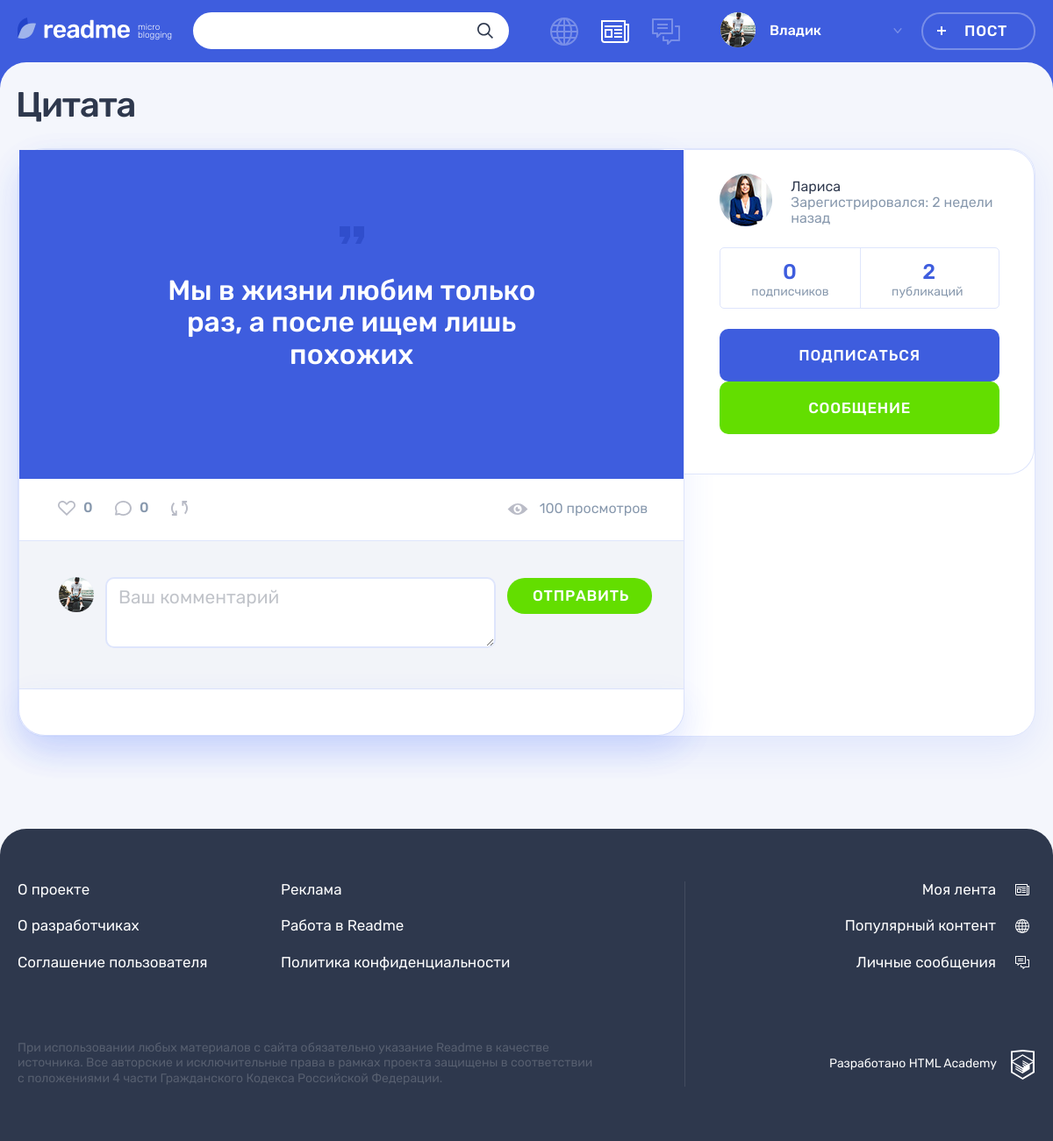
Screenshot of /post.php?id=1 (signed in) with the database file from the repository.
### tables this page shows
CREATE TABLE posts
(
    id           INT AUTO_INCREMENT PRIMARY KEY,
    creationDate TIMESTAMP DEFAULT CURRENT_TIMESTAMP,
    title        VARCHAR(128),
    content      VARCHAR(255),
    typeID       INT NOT NULL,
    authorId     INT NOT NULL,
    image        VARCHAR(255),
    video        VARCHAR(255),
    link         VARCHAR(255),
    views        INT,
    author       VARCHAR(128),
    repostCount  VARCHAR(128),
    FOREIGN KEY (authorId) REFERENCES users (id),
    FOREIGN KEY (typeId) REFERENCES content_type (id)
);

CREATE TABLE users
(
    id               INT AUTO_INCREMENT PRIMARY KEY,
    registrationDate TIMESTAMP DEFAULT CURRENT_TIMESTAMP,
    email            VARCHAR(128) NOT NULL UNIQUE,
    login            VARCHAR(128) UNIQUE,
    password         CHAR(64)     NOT NULL,
    avatar           VARCHAR(255)
);

### helpers.php (called while the page is built, shortened)
<?php
function get_noun_plural_form(int $number, string $one, string $two, string $many): string
{
    $number = (int)$number;
    $mod10 = $number % 10;
    $mod100 = $number % 100;
    switch (true) {
        case ($mod10 >= 2 && $mod10 <= 4):
            return $two;
    }
}
function include_template($name, array $data = [])
{
    $name = 'templates/'.$name;
    extract($data);
    require $name;
    $result = ob_get_clean();
    return $result;
}
function generate_random_date($index)
{
    $deltas = [['minutes' => 59], ['hours' => 23], ['days' => 6], ['weeks' => 4], ['months' => 11]];
    $dcnt = count($deltas);
    $delta = $deltas[$index];
    $timeval = rand(1, current($delta));
    $timename = key($delta);
    $ts = strtotime("$timeval $timename ago");
    $dt = date('Y-m-d H:i:s', $ts);
    return $dt;
}

### functions.php (called while the page is built, shortened)
<?php
function DateFormat($index, $data = '')
{
    $RandomDate = date_create(generate_random_date($index));
    if ( ! empty($data)) {
        $RandomDate = new DateTime($data);
    }
    $current_time = new DateTime();
    $date = $current_time->diff($RandomDate);
    if ($date->format('%y') >= 1) {
        return $RandomDate->format("d-M-Y");
    } elseif (1.25 <= ((int)$date->format('%m')) + ($date->format('%d')) / 31) {
        return seePlural($date->format('%m'), 'месяц', 'месяца', 'месяцев');
    } elseif (7 <= (int)$date->format('%m') * 31 + (int)$date->format('%d')) {
        return seePlural(floor(($date->format('%d')) / 7) + (int)$date->format('%m') * 4, ' неделю', 'недели',
            'недель');
    } elseif ((1 <= $date->format('%d'))) {
        return seePlural($date->format('%d'), 'день', 'дня', 'дней');
    } elseif (1 <= $date->format('%h')) {
        return seePlural($date->format('%h'), 'час', 'часа', 'часов');
    } else {
        return seePlural($date->format('%i'), 'минута', 'минуты', 'минут');
    }
}
function seePlural($str, $one, $two, $many, $ending = ' назад')
{
    return $str.' '.get_noun_plural_form($str, $one, $two, $many).$ending;
}
function SqlRequest($reques, $from, $where, $con, $id = '', $as = '', $join = "")
{
    $sql = sprintf("SELECT  %s %s  from %s %s WHERE %s %s", $reques, $as, $from, $join, $where, $id);
    $result = mysqli_query($con, $sql);
    $data = mysqli_fetch_all($result, MYSQLI_ASSOC);
    return $data;
}

### templates/widgets/postCreateUser.php (the view, shortened to what this page needs)
<div class="post-details__user user">
    <div class="post-details__user-info user__info">
        <div class="post-details__avatar user__avatar">
            <a class="post-details__name user__name" href="#">
                <a class="post-details__avatar-link user__avatar-link" href="#">
                    <img class="post-details__picture user__picture"
                         src="../img/<?= strip_tags($postAuthor['avatar']) ?>" alt="Аватар пользователя">
                </a>
        </div>
        <div class="post-details__name-wrapper user__name-wrapper">
            <span><?= strip_tags($postAuthor['login']) ?> </span>
            <br>
            <time class="post-details__time user__time" datetime="2014-03-20">Зарегистрировался: <?= DateFormat(0, $postAuthor['registrationDate']) ?></time>
        </div>
    </div>
    <div class="post-details__rating user__rating">
        <p class="post-details__rating-item user__rating-item user__rating-item--subscribers">
            <span class="post-details__rating-amount user__rating-amount"><?= $subscribersCount ?></span>
            <span class="post-details__rating-text user__rating-text">подписчиков</span>
        </p>
        <p class="post-details__rating-item user__rating-item user__rating-item--publications">
            <span class="post-details__rating-amount user__rating-amount"><?= $postsCount ?></span>
            <span class="post-details__rating-text user__rating-text">публикаций</span>
        </p>
    </div>
    <?php if ($postAuthor['authorId'] != $_SESSION['id']) { ?>
        <div class="post-details__user-buttons user__buttons">
            <form action="../post.php?id=<?= intval($_GET['id']) ?>"
                  method="post">
                <button class="profile__user-button user__button user__button--subscription button button--main"
                        style="width: 100%;"
                        type="submit"><?= $isSubscribed ? "Подписаться" : "Отписаться" ?></button>
            </form>
            <a class="user__button user__button--writing button button--green"
               href="messages.php?newMessage=<?= $postAuthor['authorId'] ?>&id=<?= $postAuthor['authorId'] ?>">Сообщение</a>
        </div>
    <?php } ?>
</div>

### templates/postQuote.php (shortened to what this page needs)
<main class="page__main page__main--publication">
    <div class="container">
        <h1 class="page__title page__title--publication"><?= strip_tags($post['title']); ?></h1>
        <section class="post-details">
            <article class="feed__post post post-quote">
                <div class="post-details__wrapper post-photo">
                    <div class="post-details__main-block post post--details">
                        <div class="post__main">
                            <blockquote>
                                <p>
                                    <?= strip_tags($post['content']); ?>
                                </p>
                            </blockquote>
                        </div>
                        <div class="post__indicators">
                            <?php echo include_template('widgets/likesRepostsComments.php',
                                [
                                    'like' => $post[0]['like'],
                                    'comment' => $post[0]['comment'],
                                    'reposts' => $post[0]['reposts'],
                                    'view' => $post[0]['view'],
                                    'id' => $id,
                                ]); ?>
                        </div>
                        <div class="comments">
                            <?php
                            echo include_template('widgets/newCommentForm.php',
                                ['con' => $con, 'postId' => $post['id']]);
                            echo include_template('widgets/comments.php',
                                ['con' => $con, 'postId' => $post['id'], 'comments' => $post[0]["comments"]]); ?>
                        </div>
                    </div>
                    <?php echo include_template('widgets/postCreateUser.php', [
                        'con' => $con,
                        'id' => $id,
                        'postAuthor' => $authorInfo['postAuthor'],
                        'postsCount' => $authorInfo['postsCount'],
                        'subscribersCount' => $authorInfo['subscribersCount'],
                        'isSubscribed' => $isSubscribed,
                    ]); ?>
                </div>
            </article>
        </section>
    </div>
</main>

### rows the page displays
posts: title "Цитата", content "Мы в жизни любим только раз, а после ищем лишь похожих", authorId.avatar (picture), authorId.login "Лариса", authorId.registrationDate "2 недели назад", typeID "2"

### other values shown
strip_tags($userName) "Владик"
$like "0"
$comment "0"
$view "100"
$subscribersCount "0"
